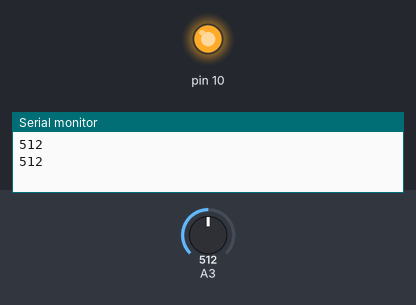
Simulated run of this sketch. Board: Arduino Uno, built with avr-gcc and run on an emulated ATmega328P. On the bench: output pins drawn as LEDs (lit = HIGH), the last lines printed to the serial monitor. The inputs (shaded band) are chosen by the test bench; at power-on: A3 = 512.

Above: at 1.8 s.
1.9 s: A3 set to 57
3.4 s: A3 set to 47
At 4.3 s:
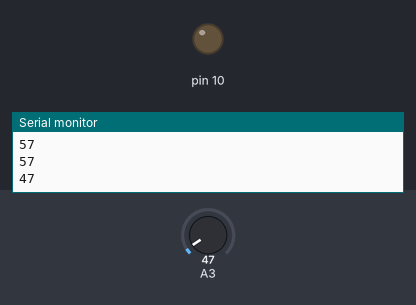
5.5 s: A3 set to 122
At 7.0 s:
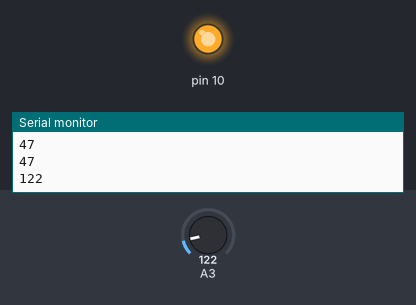
7.5 s: A3 set to 40
At 8.6 s:
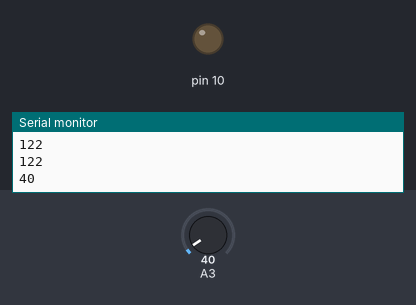
Timing chart, 0 to 10.5 s (numbered marks = the images above; inputs shaded):
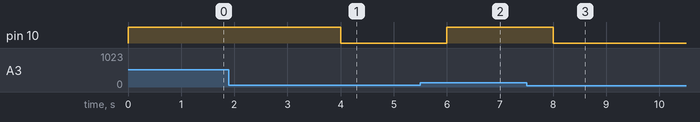

Measured:
- the behaviour switches between 51 and 50 on A3 (found by bisection; images 0 and 1)
- after the input at 3.4 s, pin 10: HIGH → LOW after 0.60 s
- after the input at 5.5 s, pin 10: LOW → HIGH after 0.50 s
- after the input at 7.5 s, pin 10: HIGH → LOW after 0.50 s

The sketch:

zhijiankaiguan3.6.ino
```cpp
void setup()
{
  Serial.begin(115200);
  pinMode(10,OUTPUT);
}
void loop()
{
  int n=analogRead(A3);   //读取模拟口数据
  if(n>50)     //有电压反应就运行以下程序
    digitalWrite(10,HIGH); //点亮led
  else
    digitalWrite(10,LOW); //熄灭led
  Serial.println(n);//串口监视
  delay(1000);//延时，控制刷新速率。
}
```
